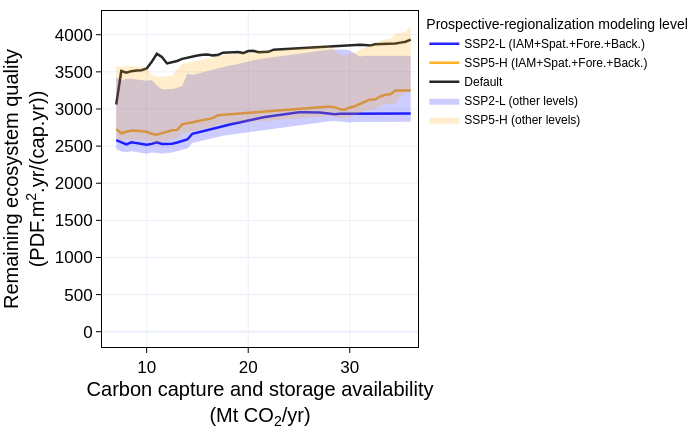

Source (notebook cell):
### Code cell
plot_sensitivity_impact('Remaining ecosystem quality', show_legend=show_legend)
